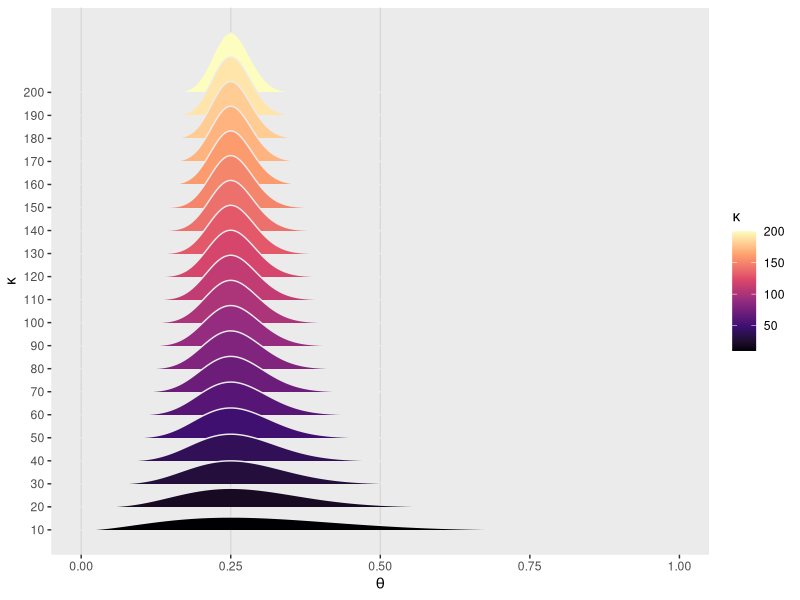

Write R code to recreate this figure.
library(tidyverse)
library(ggridges)


# 1 EXPLANATION OF KAPPA EFFECT -------------------------------------------

beta_by_k <- function(k) {
        
        w <- .25
        
        tibble(x = seq(from = 0, to = 1, length.out = 1000)) %>% 
                mutate(theta = dbeta(x = x,
                                     shape1 = w * (k - 2) + 1,
                                     shape2 = (1 - w) * (k - 2) + 1))
        
}

tibble(k = seq(from = 10, to = 200, by = 10)) %>% 
        mutate(theta = map(k, beta_by_k)) %>% 
        unnest(theta) %>%
        
        ggplot(aes(x = x, y = k,
                   height = theta,
                   group = k, fill = k)) +
        geom_vline(xintercept = c(0, .25, .5), color = "grey85", size = 1/2) +
        geom_ridgeline(size = 1/5, color = "grey92", scale = 2) +
        scale_fill_viridis_c(expression(kappa), option = "A") +
        scale_y_continuous(expression(kappa), breaks = seq(from = 10, to = 200, by = 10)) +
        xlab(expression(theta)) +
        theme(panel.grid = element_blank())

